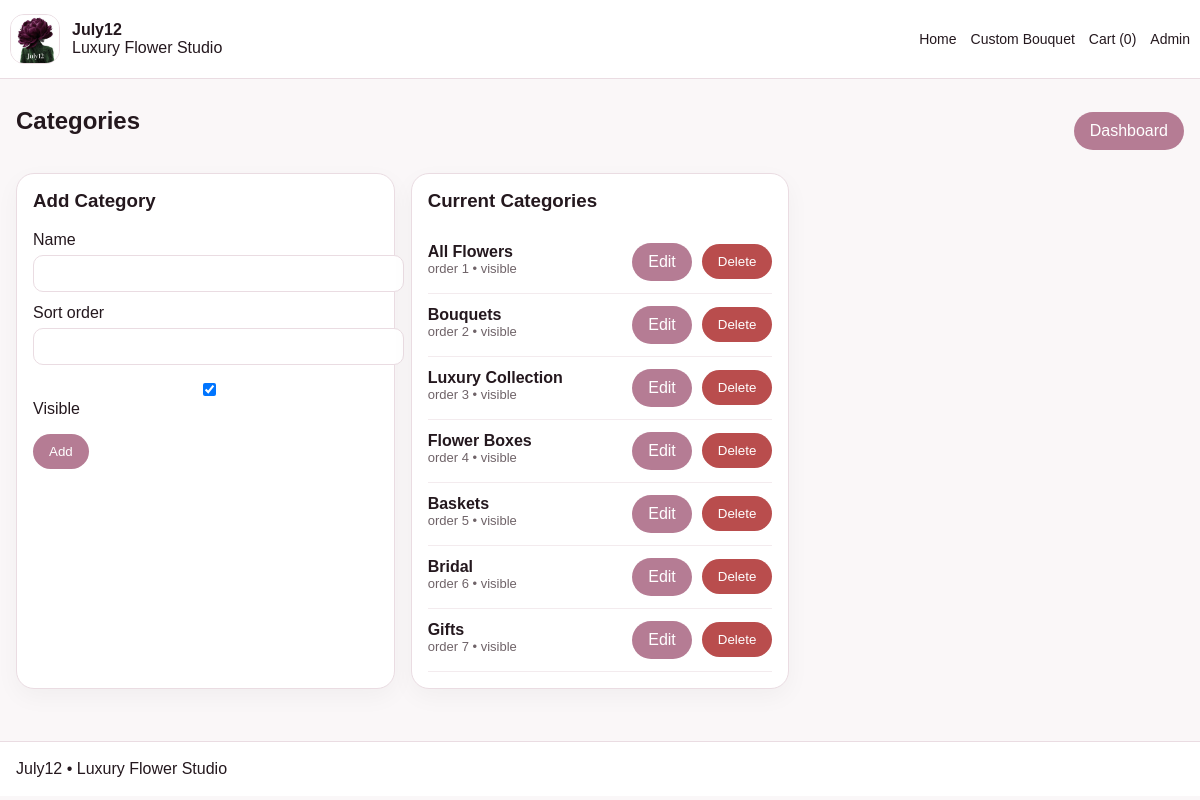
The app's page /admin/categories (signed in) with its own data.
### tables this page shows
CREATE TABLE settings (
            key TEXT PRIMARY KEY,
            value TEXT
        );

CREATE TABLE categories (
            id INTEGER PRIMARY KEY AUTOINCREMENT,
            name TEXT,
            sort_order INTEGER DEFAULT 0,
            visible INTEGER DEFAULT 1
        );

### app.py (the view, shortened to what this page needs)
@app.route("/admin/categories", methods=["GET", "POST"])
@admin_required
def admin_categories():
    conn = db()
    categories = conn.execute("SELECT * FROM categories ORDER BY sort_order, id").fetchall()
    conn.close()
    return render_template("admin/categories.html", categories=categories)

### app.py (called while the page is built, shortened)
def db():
    conn = sqlite3.connect(DB_PATH)
    conn.row_factory = sqlite3.Row
    return conn

def admin_required(fn):
    @wraps(fn)
    def wrapper(*args, **kwargs):
        if not session.get("admin"):
            return redirect(url_for("admin_login"))
        return fn(*args, **kwargs)
    return wrapper

def get_settings() -> dict:
    conn = db()
    rows = conn.execute("SELECT key, value FROM settings").fetchall()
    conn.close()
    return {r["key"]: r["value"] for r in rows}

def get_sections() -> dict:
    conn = db()
    rows = conn.execute("SELECT key, enabled FROM sections").fetchall()
    conn.close()
    return {r["key"]: bool(r["enabled"]) for r in rows}

def cart_items():
    cart = session.get("cart", {})
    if not cart:
        return [], 0.0

@app.context_processor
def inject_globals():
    s = get_settings()
    items, _ = cart_items()
    return {
        "settings": s,
        "sections": get_sections(),
        "store_name": s.get("store_name", "July12"),
        "cart_count": sum(i["qty"] for i in items),
    }

### templates/admin/categories.html
{% extends "base.html" %}
{% block content %}
<section class="section">
  <div class="container">
    <div class="admin-top">
      <h1>Categories</h1>
      <div class="row-inline">
        <a class="btn" href="{{ url_for('admin_dashboard') }}">Dashboard</a>
      </div>
    </div>
    <div class="grid admin-grid">
      <div class="panel">
        <h3>Add Category</h3>
        <form method="post">
          <label>Name</label><input name="name">
          <label>Sort order</label><input name="sort_order" type="number">
          <label><input type="checkbox" name="visible" checked> Visible</label>
          <div style="margin-top:16px;"><button class="btn" type="submit">Add</button></div>
        </form>
      </div>
      <div class="panel">
        <h3>Current Categories</h3>
        {% for category in categories %}
        <div class="summary-row">
          <div>
            <strong>{{ category.name }}</strong>
            <div class="small">order {{ category.sort_order }} • {% if category.visible %}visible{% else %}hidden{% endif %}</div>
          </div>
          <div class="row-inline">
            <a class="btn" href="{{ url_for('admin_edit_category', category_id=category.id) }}">Edit</a>
            <form method="post" action="{{ url_for('admin_delete_category', category_id=category.id) }}">
              <button class="btn danger" type="submit">Delete</button>
            </form>
          </div>
        </div>
        {% endfor %}
      </div>
    </div>
  </div>
</section>
{% endblock %}

### templates/base.html (shortened to what this page needs)
<!doctype html>
<html lang="en">
<head>
  <link href="{{ url_for('static', filename='css/styles.css') }}" rel="stylesheet">
</head>
<body>
<header class="topbar">
  <div class="container nav">
    <a class="brand" href="{{ url_for('home') }}">
      {% if settings.get('logo_url') %}
      <img src="{{ settings.get('logo_url') }}" alt="{{ store_name }}" class="logo-img">
      {% else %}
      <div class="brand-mark">J12</div>
      {% endif %}
      <div class="brand-copy">
        <strong>{{ store_name }}</strong>
        <span>Luxury Flower Studio</span>
      </div>
    </a>
    <nav>
      <a href="{{ url_for('home') }}">Home</a>
      <a href="{{ url_for('custom_bouquet') }}">Custom Bouquet</a>
      <a href="{{ url_for('cart') }}">Cart ({{ cart_count }})</a>
      <a href="{{ url_for('admin_login') }}">Admin</a>
    </nav>
  </div>
</header>
{% block content %}{% endblock %}
<footer class="footer">
  <div class="container">{{ settings.get('footer_text', '') }}</div>
</footer>
</body>
</html>

### static/css/styles.css (style rules this page uses)
body { font-family:Arial,sans-serif;margin:0;background:#faf7f8;color:#24181e }
a { text-decoration:none;color:inherit }
.container { max-width:1180px;margin:0 auto;padding:0 16px }
.topbar { background:#fff;border-bottom:1px solid #eadce2;position:sticky;top:0;z-index:20 }
.nav { display:flex;justify-content:space-between;align-items:center;padding:14px 0 }
.brand { display:flex;gap:12px;align-items:center }
.logo-img { width:48px;height:48px;object-fit:cover;border-radius:14px;border:1px solid #eadce2 }
.brand-copy { display:flex;flex-direction:column }
nav { display:flex;gap:14px;font-size:14px }
.section { padding:28px 0 }
.grid { display:grid;gap:16px }
.products-grid,.info-grid,.admin-grid { grid-template-columns:repeat(3,1fr) }
.card,.panel,.info-card,.admin-card { background:#fff;border:1px solid #eadce2;border-radius:18px;padding:16px;box-shadow:0 8px 24px rgba(0,0,0,.04) }
.info-card h3,.product-copy h3,.panel h3,.section-head h2,.admin-top h1 { margin-top:0 }
.row-inline { display:flex;gap:10px;align-items:center;flex-wrap:wrap }
.summary-row { display:flex;justify-content:space-between;gap:12px;padding:12px 0;border-bottom:1px solid #f3ebee }
.btn,.cta-btn { display:inline-flex;align-items:center;justify-content:center;border:none;border-radius:999px;padding:10px 16px;background:#b57c94;color:#fff;cursor:pointer }
.btn.danger { background:#b94d4d }
input,textarea,select { width:100%;padding:10px 12px;border:1px solid #eadce2;border-radius:10px;margin-top:6px }
label { display:block;margin-top:12px }
.small { font-size:13px;color:#6f6368 }
.admin-top { display:flex;justify-content:space-between;align-items:center;margin-bottom:18px }
.footer { padding:18px 0;border-top:1px solid #eadce2;background:#fff;margin-top:24px }

### records on screen
settings: get (picture)
settings: value "July12"
categories: name "All Flowers", sort_order "1", visible "visible"
categories: name "Bouquets", sort_order "2", visible "visible"
categories: name "Luxury Collection", sort_order "3", visible "visible"
categories: name "Flower Boxes", sort_order "4", visible "visible"
categories: name "Baskets", sort_order "5", visible "visible"
categories: name "Bridal", sort_order "6", visible "visible"
categories: name "Gifts", sort_order "7", visible "visible"
settings: get "July12 • Luxury Flower Studio"

### other values on screen
{{ cart_count }} "0"
